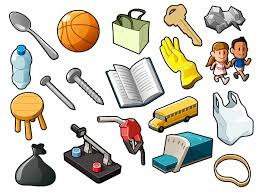
#> input picture image_speech/stdimgs/objects.jpeg, 259 x 194 px
$ jupyter execute 8.ipynb
#> lines starting #> are read from the running program, lines starting #| are printed output that depends on the picture; after the words box and inside, x2 and y2 are one past the last pixel; in counts of white or black regions, pixels touching at a corner belong together
### Character Segmentation
#### Theory

In this lab, we focus on character segmentation, a crucial step in Optical Character Recognition (OCR) systems. The process involves isolating individual characters from an image, enabling further analysis such as character recognition. The key steps include:

1. **Preprocessing the Image**: Converting the input image to grayscale and applying adaptive thresholding to create a binary image. This step enhances the contrast between the foreground (characters) and the background.

2. **Extracting Characters**: Using contour detection to identify regions of interest (ROIs) corresponding to individual characters. Bounding boxes are computed to isolate these regions.

3. **Visualization**: Displaying the original image alongside the segmented characters with bounding boxes to verify the accuracy of the segmentation process.

**Objectives**:
- Understand the preprocessing techniques required for character segmentation.
- Implement contour-based methods to extract individual characters.
- Visualize and validate the segmentation results.

[cell 1]
import cv2
import numpy as np
import matplotlib.pyplot as plt

[cell 2]
import cv2
import numpy as np
import matplotlib.pyplot as plt

min_area = 100

img = cv2.imread("stdimgs/objects.jpeg", cv2.IMREAD_GRAYSCALE)
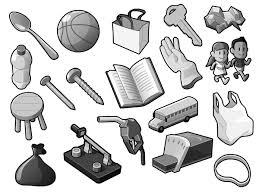
#> img: shape (194, 259); min 0, max 255, mean 207.3

if img is None:
    print(f"Error: Could not load image")
else:
    gray = img.copy()

    binary = cv2.adaptiveThreshold(
        gray, 255, cv2.ADAPTIVE_THRESH_GAUSSIAN_C, cv2.THRESH_BINARY_INV, 15, 10
    )
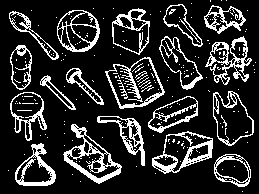
#> binary: shape (194, 259); 17.7% white in thin lines or dots

    kernel = np.ones((3, 3), np.uint8)
    binary = cv2.morphologyEx(binary, cv2.MORPH_CLOSE, kernel)
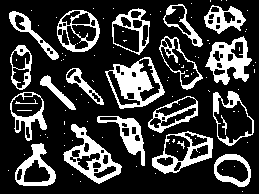
#> binary: shape (194, 259); 23.4% white; 107 white regions (85 under 20 px)

    contours, _ = cv2.findContours(
        binary, cv2.RETR_EXTERNAL, cv2.CHAIN_APPROX_SIMPLE
    )
#> contours = 79 contours, 60 with area under 20; largest, box (x1, y1, x2, y2) and area: (105, 57, 165, 109) 1957, (152, 131, 213, 174) 1622, (63, 124, 122, 184) 1560, (213, 91, 254, 146) 1459, (57, 10, 100, 52) 1378

    bounding_boxes = []
    characters = []

    for cnt in contours:
        x, y, w, h = cv2.boundingRect(cnt)
        area = w * h
        if area > min_area:
            roi = binary[y : y + h, x : x + w]
            characters.append(roi)
            bounding_boxes.append((x, y, w, h))
#> this loop made 79 passes
#> (x, y, w, h, area) on passes 7, 10, 19, 20, 23, 27, 30, 31, 39, 41, 47, 54: (214, 154, 37, 33, 1221), (15, 143, 41, 43, 1763), (152, 131, 61, 43, 2623), (63, 124, 59, 60, 3540), (97, 116, 48, 50, 2400), (148, 96, 50, 37, 1850), (10, 92, 37, 49, 1813), (213, 91, 41, 55, 2255), (40, 75, 36, 35, 1260), (66, 68, 38, 37, 1406), (105, 57, 60, 52, 3120), (10, 45, 22, 45, 990)
#> after the loop, bounding_boxes = 19 items, first 6: (214, 154, 37, 33), (15, 143, 41, 43), (152, 131, 61, 43), (63, 124, 59, 60), (97, 116, 48, 50), (148, 96, 50, 37); characters = 19 items

    sorted_zipped_boxes_chars = sorted(zip(bounding_boxes, characters), key=lambda b: b[0][0])
#> sorted_zipped_boxes_chars = 19 items
    bounding_boxes = [box for box, char in sorted_zipped_boxes_chars]
#> bounding_boxes = 19 items, first 6: (9, 11, 50, 49), (10, 92, 37, 49), (10, 45, 22, 45), (15, 143, 41, 43), (40, 75, 36, 35), (57, 10, 43, 42)
    characters = [char for box, char in sorted_zipped_boxes_chars]

    plt.figure(figsize=(15, 10))

    plt.subplot(1, 2, 1)
    plt.title("Original Image")
    plt.imshow(img, cmap="gray")
    plt.axis("off")

    segmented = cv2.cvtColor(img, cv2.COLOR_GRAY2BGR)

    for x, y, w, h in bounding_boxes:
        cv2.rectangle(segmented, (x, y), (x + w, y + h), (0, 255, 0), 1)
#> this loop made 19 passes
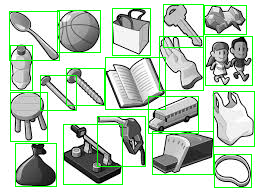
#> segmented: shape (194, 259, 3); mean B, G, R 192.1, 209, 192.1

    plt.subplot(1, 2, 2)
    plt.title("Bounding Boxes")
    plt.imshow(cv2.cvtColor(segmented, cv2.COLOR_BGR2RGB))
    plt.axis("off")

    plt.tight_layout()
    plt.show()

$ run again, with image_speech/stdimgs/HappyFish.jpg copied over image_speech/stdimgs/objects.jpeg
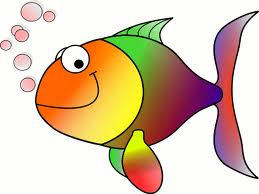
#> input picture image_speech/stdimgs/HappyFish.jpg, 259 x 194 px
#> `binary = cv2.morphologyEx(binary, cv2.MORPH_CLOSE, kernel)`:
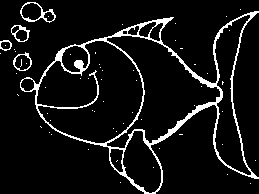
#> binary: shape (194, 259); 7.9% white in thin lines or dots
#> contours = 28 contours, 23 with area under 20; largest, box (x1, y1, x2, y2) and area: (20, 11, 259, 194) 20778, (20, 2, 56, 23) 446, (13, 52, 32, 71) 238, (11, 25, 30, 42) 209, (0, 40, 12, 51) 90
#> the loop `for cnt in contours:` made 28 passes
#> (x, y, w, h, area) on passes 16, 21, 22, 26, 28: (13, 52, 19, 19, 361), (0, 40, 12, 11, 132), (11, 25, 19, 17, 323), (20, 11, 239, 183, 43737), (20, 2, 36, 21, 756)
#> after the loop `for cnt in contours:`: bounding_boxes = [(13, 52, 19, 19), (0, 40, 12, 11), (11, 25, 19, 17), (20, 11, 239, 183), (20, 2, 36, 21)]; characters = 5 items
#> `bounding_boxes = [box for box, char in sorted_zipped_boxes_chars]`: bounding_boxes = [(0, 40, 12, 11), (11, 25, 19, 17), (13, 52, 19, 19), (20, 11, 239, 183), (20, 2, 36, 21)]
#> the loop `for x, y, w, h in bounding_boxes:` made 5 passes
#> after the loop `for x, y, w, h in bounding_boxes:`:
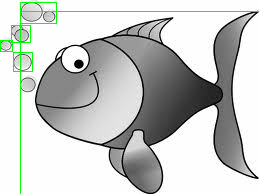
#> segmented: shape (194, 259, 3); mean B, G, R 197.1, 200.7, 197.1
